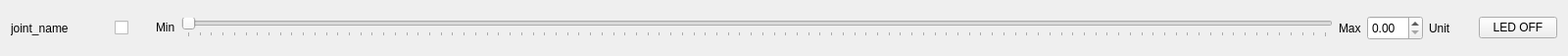
<?xml version="1.0" encoding="UTF-8"?>
<ui version="4.0">
 <class>SliderWidget</class>
 <widget class="QWidget" name="SliderWidget">
  <property name="geometry">
   <rect>
    <x>0</x>
    <y>0</y>
    <width>1600</width>
    <height>57</height>
   </rect>
  </property>
  <property name="sizePolicy">
   <sizepolicy hsizetype="Preferred" vsizetype="Fixed">
    <horstretch>0</horstretch>
    <verstretch>0</verstretch>
   </sizepolicy>
  </property>
  <property name="minimumSize">
   <size>
    <width>600</width>
    <height>0</height>
   </size>
  </property>
  <property name="maximumSize">
   <size>
    <width>1600</width>
    <height>1000</height>
   </size>
  </property>
  <property name="baseSize">
   <size>
    <width>0</width>
    <height>20</height>
   </size>
  </property>
  <property name="windowTitle">
   <string>Form</string>
  </property>
  <layout class="QHBoxLayout" name="horizontalLayout_7">
   <item>
    <layout class="QHBoxLayout" name="horizontalLayout_4">
     <item>
      <widget class="QLabel" name="JointLabel">
       <property name="sizePolicy">
        <sizepolicy hsizetype="Fixed" vsizetype="Preferred">
         <horstretch>0</horstretch>
         <verstretch>0</verstretch>
        </sizepolicy>
       </property>
       <property name="minimumSize">
        <size>
         <width>100</width>
         <height>0</height>
        </size>
       </property>
       <property name="maximumSize">
        <size>
         <width>16000</width>
         <height>50</height>
        </size>
       </property>
       <property name="text">
        <string>joint_name</string>
       </property>
      </widget>
     </item>
     <item>
      <widget class="QCheckBox" name="JointEnabled">
       <property name="text">
        <string/>
       </property>
       <property name="tristate">
        <bool>false</bool>
       </property>
      </widget>
     </item>
     <item>
      <layout class="QHBoxLayout" name="PID_Layout"/>
     </item>
     <item>
      <layout class="QHBoxLayout" name="horizontalLayout_3">
       <property name="spacing">
        <number>6</number>
       </property>
       <property name="leftMargin">
        <number>22</number>
       </property>
       <item>
        <widget class="QLabel" name="Min">
         <property name="minimumSize">
          <size>
           <width>0</width>
           <height>0</height>
          </size>
         </property>
         <property name="maximumSize">
          <size>
           <width>150</width>
           <height>28</height>
          </size>
         </property>
         <property name="text">
          <string>Min</string>
         </property>
        </widget>
       </item>
       <item>
        <widget class="QSlider" name="ValueSlider">
         <property name="singleStep">
          <number>1</number>
         </property>
         <property name="orientation">
          <enum>Qt::Horizontal</enum>
         </property>
         <property name="tickPosition">
          <enum>QSlider::TicksBelow</enum>
         </property>
         <property name="tickInterval">
          <number>0</number>
         </property>
        </widget>
       </item>
       <item>
        <widget class="QLabel" name="Max">
         <property name="text">
          <string>Max</string>
         </property>
        </widget>
       </item>
      </layout>
     </item>
     <item>
      <layout class="QHBoxLayout" name="horizontalLayout_2">
       <item>
        <widget class="QDoubleSpinBox" name="ValueBox">
         <property name="minimumSize">
          <size>
           <width>25</width>
           <height>0</height>
          </size>
         </property>
         <property name="maximumSize">
          <size>
           <width>150</width>
           <height>25</height>
          </size>
         </property>
        </widget>
       </item>
      </layout>
     </item>
     <item>
      <widget class="QLabel" name="Unit">
       <property name="text">
        <string>Unit       </string>
       </property>
      </widget>
     </item>
     <item>
      <widget class="QPushButton" name="LED_ON_OFF">
       <property name="text">
        <string>LED OFF</string>
       </property>
      </widget>
     </item>
    </layout>
   </item>
  </layout>
 </widget>
 <resources/>
 <connections/>
</ui>
